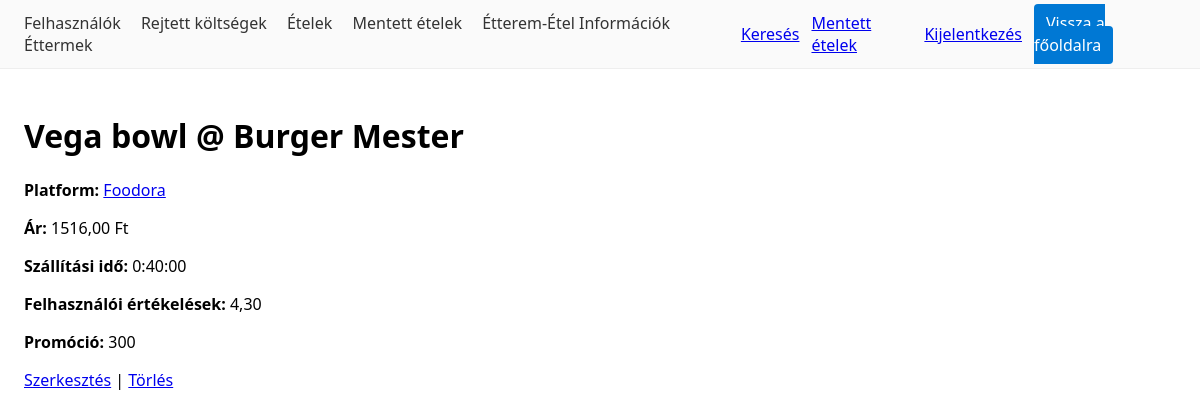
The page /info/5/ (signed in) on the database its author committed.
### compare/models.py (models this page shows, shortened)
class EtteremEtelInfo(models.Model):
    etel = models.ForeignKey("catalog.Etel", on_delete=models.CASCADE, related_name="etterem_info", verbose_name="Étel")
    etterem = models.ForeignKey("catalog.Etterem", on_delete=models.CASCADE, related_name="etel_info", verbose_name="Étterem")
    platform = models.CharField("Platform", max_length=20, choices=PLATFORMOK, default="egyeb")
    ar = models.DecimalField("Ár (HUF)", max_digits=10, decimal_places=2)
    szallitas_ido = models.DurationField("Szállítási idő", null=True, blank=True)
    felhaszn_ertekelesek = models.DecimalField("Felhasználói értékelések (átlag)", max_digits=3, decimal_places=2, null=True, blank=True)
    promocio = models.CharField("Promóció", max_length=255, blank=True)
    class Meta:
        verbose_name="Étterem–Étel információ"; verbose_name_plural="Étterem–Étel információk"
        unique_together=("etel","etterem","platform")
        indexes=[models.Index(fields=["etel"]), models.Index(fields=["etterem"]), models.Index(fields=["platform"])]

### catalog/models.py (models this page shows, shortened)
class Etel(models.Model):
    nev = models.CharField(max_length=150)
    leiras = models.TextField(blank=True)
    kategoria = models.CharField(max_length=50, blank=True)
    kep_url = models.URLField(blank=True)

class Etterem(models.Model):
    nev = models.CharField(max_length=150)
    cim = models.CharField(max_length=250, blank=True)
    platform = models.CharField(max_length=20, choices=PLATFORMOK, default="egyeb")
    platform_logo_url = models.URLField(blank=True)
    platform_url = models.URLField(blank=True)
    def get_platform_url(self) -> str:
        if self.platform_url:
            return self.platform_url
        defaults = {
            "wolt": "https://wolt.com",
            "foodora": "https://www.foodora.hu",
            "bolt": "https://bolt.eu/hu",
            "egyeb": "#",
        }
        return defaults.get(self.platform, "#")

### compare/views.py (the view)
# urls.py: path("info/<int:pk>/", views.InfoDetailView.as_view(), name="info_detail"),
class InfoDetailView(DetailView):
    model = EtteremEtelInfo
    template_name = "compare/info_detail.html"

### templates/compare/info_detail.html
{% extends "_base.html" %}
{% block content %}
<h1>{{ object.etel.nev }} @ {{ object.etterem.nev }}</h1>
<p><b>Platform:</b>
  {% if object.etterem.get_platform_url %}
    <a href="{{ object.etterem.get_platform_url }}" target="_blank" rel="noopener">
      {{ object.etterem.get_platform_display }}
    </a>
  {% else %}
    {{ object.etterem.get_platform_display }}
  {% endif %}
</p>
<p><b>Ár:</b> {{ object.ar }} Ft</p>
<p><b>Szállítási idő:</b> {{ object.szallitas_ido }}</p>
<p><b>Felhasználói értékelések:</b> {{ object.felhaszn_ertekelesek|default:"–" }}</p>
<p><b>Promóció:</b> {{ object.promocio|default:"–" }}</p>
{% if user.is_authenticated and user.is_staff %}
  <p>
    <a href="{% url 'compare:info_update' object.pk %}">Szerkesztés</a> |
    <a href="{% url 'compare:info_delete' object.pk %}">Törlés</a>
  </p>
{% endif %}
{% endblock %}

### templates/_base.html (style rules this page uses)
body { font-family:system-ui,Segoe UI,Arial;margin:0 }

### rows shown on the page
EtteremEtelInfo: etel.nev "Vega bowl", etterem.nev "Burger Mester", etterem.platform "Foodora", ar "1516,00", szallitas_ido "0:40:00", felhaszn_ertekelesek "4,30", promocio "300"
